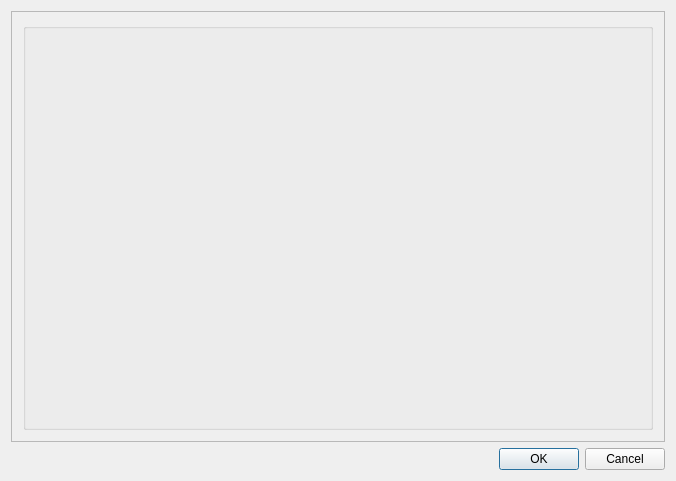
<?xml version="1.0" encoding="UTF-8"?>
<ui version="4.0">
 <class>MatchChooserCoppaClass</class>
 <widget class="QDialog" name="MatchChooserCoppaClass">
  <property name="geometry">
   <rect>
    <x>0</x>
    <y>0</y>
    <width>676</width>
    <height>481</height>
   </rect>
  </property>
  <property name="windowTitle">
   <string>MatchChooser</string>
  </property>
  <layout class="QVBoxLayout" name="verticalLayout">
   <item>
    <widget class="QScrollArea" name="scrollArea">
     <property name="widgetResizable">
      <bool>true</bool>
     </property>
     <widget class="QWidget" name="scrollAreaWidgetContents">
      <property name="geometry">
       <rect>
        <x>0</x>
        <y>0</y>
        <width>654</width>
        <height>420</height>
       </rect>
      </property>
      <layout class="QGridLayout" name="gridLayout_2">
       <item row="0" column="0">
        <widget class="QGroupBox" name="groupBox">
         <property name="title">
          <string/>
         </property>
         <property name="flat">
          <bool>true</bool>
         </property>
         <layout class="QGridLayout" name="gridLayout_3">
          <property name="margin">
           <number>0</number>
          </property>
          <item row="0" column="0">
           <layout class="QGridLayout" name="gridLayout">
            <property name="spacing">
             <number>6</number>
            </property>
           </layout>
          </item>
         </layout>
        </widget>
       </item>
      </layout>
     </widget>
    </widget>
   </item>
   <item>
    <widget class="QDialogButtonBox" name="buttonBox">
     <property name="standardButtons">
      <set>QDialogButtonBox::Cancel|QDialogButtonBox::Ok</set>
     </property>
    </widget>
   </item>
  </layout>
 </widget>
 <layoutdefault spacing="6" margin="11"/>
 <resources/>
 <connections>
  <connection>
   <sender>buttonBox</sender>
   <signal>rejected()</signal>
   <receiver>MatchChooserCoppaClass</receiver>
   <slot>close()</slot>
   <hints>
    <hint type="sourcelabel">
     <x>337</x>
     <y>455</y>
    </hint>
    <hint type="destinationlabel">
     <x>337</x>
     <y>240</y>
    </hint>
   </hints>
  </connection>
  <connection>
   <sender>buttonBox</sender>
   <signal>accepted()</signal>
   <receiver>MatchChooserCoppaClass</receiver>
   <slot>quit()</slot>
   <hints>
    <hint type="sourcelabel">
     <x>337</x>
     <y>455</y>
    </hint>
    <hint type="destinationlabel">
     <x>337</x>
     <y>240</y>
    </hint>
   </hints>
  </connection>
 </connections>
 <slots>
  <slot>quit()</slot>
 </slots>
</ui>
